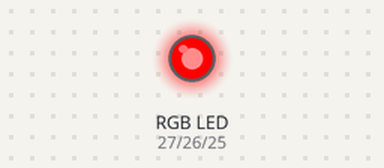
Bench run of a sketch on a simulated ESP32. On the bench: an RGB LED mixed from three pins (HIGH = lit).

Above: at 0.05 s.
At 1.5 s:
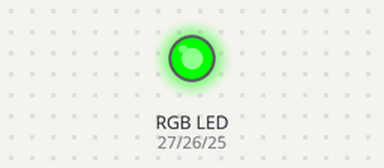
At 2.95 s:
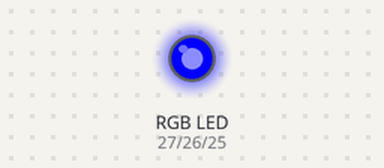
At 3.7 s:
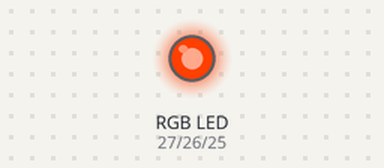
At 4.45 s:
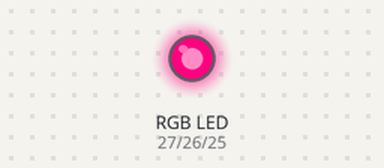
At 5.95 s:
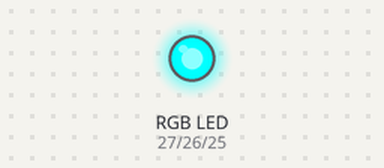
Timing chart, 0 to 7.8 s (numbered marks = the images above):
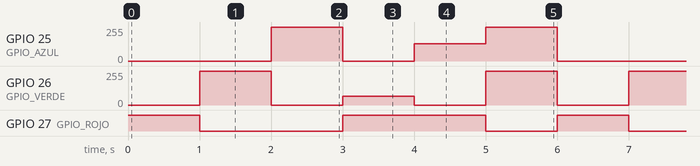

The sketch:

Ejercicio_6.ino
```cpp
const int GPIO_ROJO=27, GPIO_VERDE=26, GPIO_AZUL=25, FRECUENCIA=5000, RESOLUCION=6;
void setup()
{
  ledcSetup(0, FRECUENCIA, RESOLUCION);
  ledcAttachPin(GPIO_ROJO, 0);

  ledcSetup(1, FRECUENCIA, RESOLUCION);
  ledcAttachPin(GPIO_VERDE, 1);

  ledcSetup(2, FRECUENCIA, RESOLUCION);
  ledcAttachPin(GPIO_AZUL, 2);

  pinMode(GPIO_ROJO,OUTPUT);
  pinMode(GPIO_VERDE,OUTPUT);
  pinMode(GPIO_AZUL,OUTPUT);
}

void loop()
{
 COLOR_ROJO();
 COLOR_VERDE();
 COLOR_AZUL();
 COLOR_AMARILLO(63,16,0);
 COLOR_MORADO(63,0,32);
 COLOR_CIAN(0,63,63);
}

void COLOR_ROJO()
{
 ledcWrite(0,63);
 ledcWrite(1,0);
 ledcWrite(2,0);
 delay(1000);
}

void COLOR_VERDE()
{
 ledcWrite(0,0);
 ledcWrite(1,63);
 ledcWrite(2,0);
 delay(1000);
}

void COLOR_AZUL()
{
 ledcWrite(0,0);
 ledcWrite(1,0);
 ledcWrite(2,63);
 delay(1000);
}

void COLOR_AMARILLO(int ROJO, int VERDE, int AZUL)
{
 ledcWrite(0,ROJO);
 ledcWrite(1,VERDE);
 ledcWrite(2,AZUL);
 delay(1000);
}

void COLOR_MORADO(int ROJO, int VERDE, int AZUL)
{
 ledcWrite(0,ROJO);
 ledcWrite(1,VERDE);
 ledcWrite(2,AZUL);
 delay(1000);
}

void COLOR_CIAN(int ROJO, int VERDE, int AZUL)
{
 ledcWrite(0,ROJO);
 ledcWrite(1,VERDE);
 ledcWrite(2,AZUL);
 delay(1000);
}
```

Measured:
- by itself, GPIO 25 (GPIO_AZUL): repeats every 6.0 s: 0/255 1.0 s, 128/255 1.0 s, 255/255 1.0 s, 0/255 2.0 s, 255/255 1.0 s
- by itself, GPIO 26 (GPIO_VERDE): repeats every 6.0 s: 0/255 1.0 s, 64/255 1.0 s, 2 × (0/255 1.0 s, 255/255 1.0 s)
- by itself, GPIO 27 (GPIO_ROJO): repeats every 6.0 s: LOW 2.0 s, HIGH 2.0 s, LOW 1.0 s, HIGH 1.0 s
